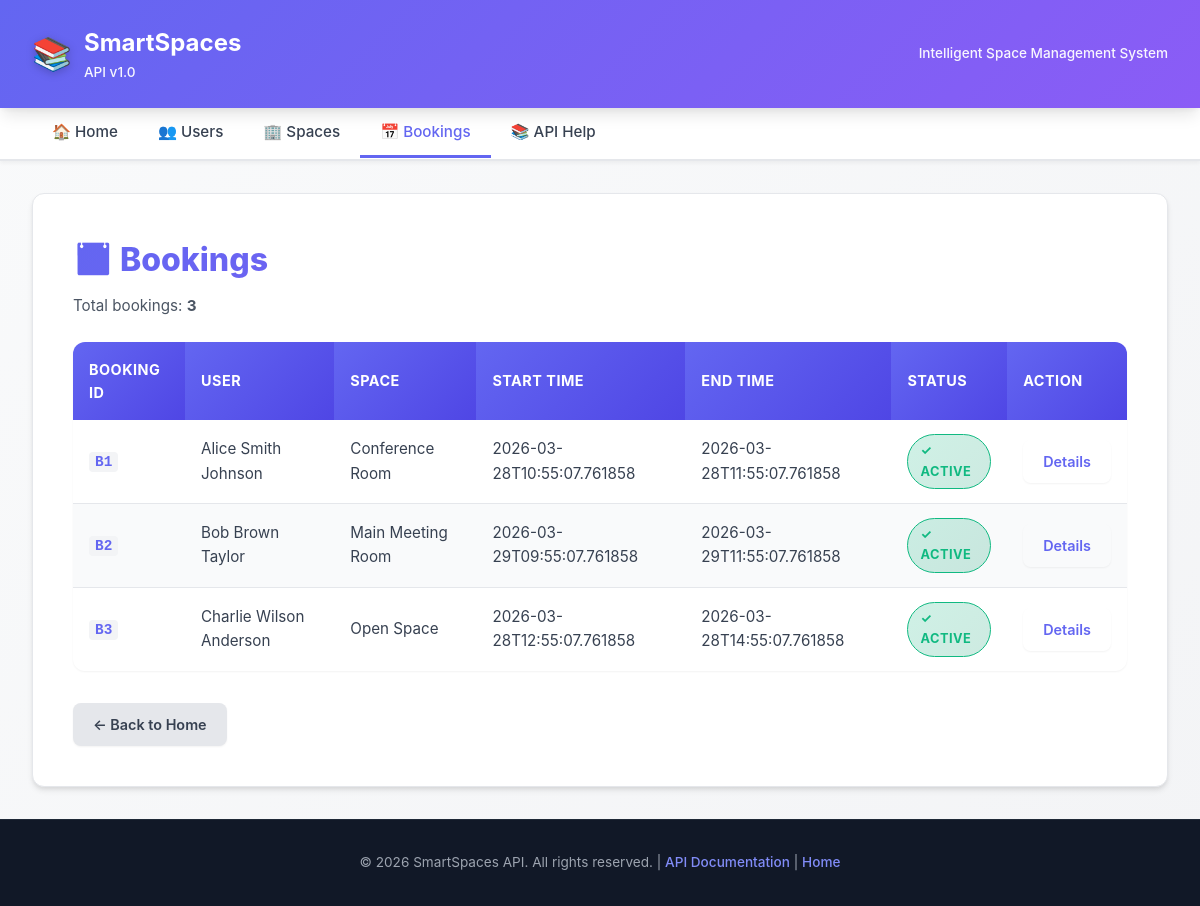
The page /bookings on the database as committed earlier.
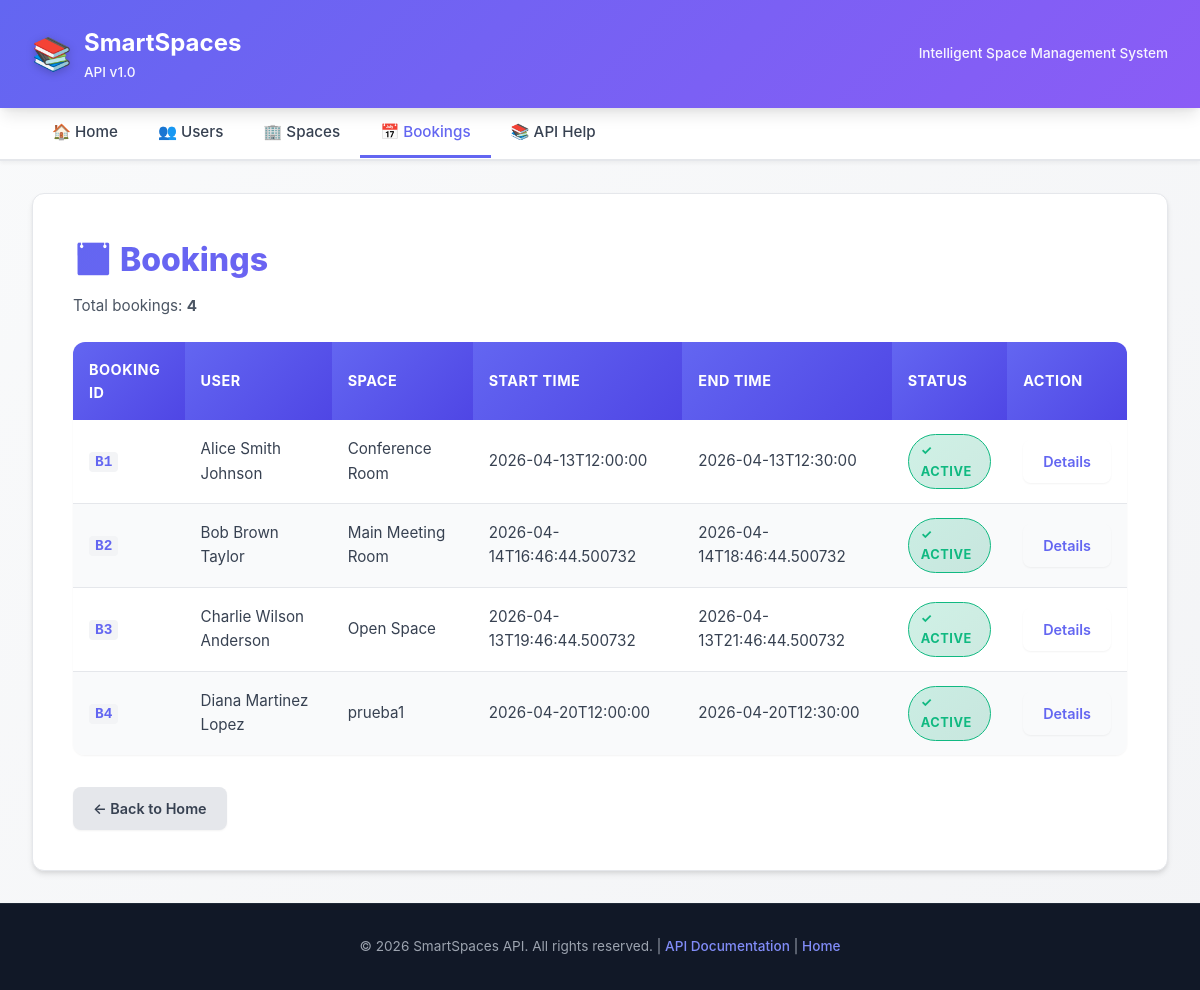
The same page on the database as committed later.
### tables this page shows
CREATE TABLE bookings (
        booking_id     TEXT PRIMARY KEY,
        space_id       TEXT NOT NULL,
        user_id        TEXT NOT NULL,
        start_time     TEXT NOT NULL,
        end_time       TEXT NOT NULL,
        booking_status TEXT NOT NULL,
        FOREIGN KEY (space_id) REFERENCES spaces(space_id),
        FOREIGN KEY (user_id)  REFERENCES users(user_id)
    );

CREATE TABLE spaces (
        space_id     TEXT    PRIMARY KEY,
        space_name   TEXT    NOT NULL,
        capacity     INTEGER NOT NULL,
        space_type   TEXT    NOT NULL,
        space_status TEXT    NOT NULL
    );

### presentation/app.py (the view)
@app.route("/bookings", methods=["GET"])
def list_bookings():
    try:
        bookings = booking_service.list_bookings()
        formatted_bookings = [format_booking(b) for b in bookings]
        return render_template('bookings.html', bookings=formatted_bookings)
    except Exception as e:
        logger.error(f"Error al listar reservas: {str(e)}")
        return error_response(f"Error al listar reservas: {str(e)}", 500)

### application/booking_service.py (called while the page is built)
    def list_bookings(self):
        return self._booking_repo.list()

### domain/booking.py (called while the page is built)
    @property
    def booking_id(self):
        return self._booking_id

    @property
    def space(self):
        return self._space

    @property
    def user(self):
        return self._user

    @property
    def start_time(self):
        return self._start_time

    @property
    def end_time(self):
        return self._end_time

    @property
    def status(self):
        return self._booking_status

### domain/space.py (called while the page is built)
    @property
    def space_id(self):
        return self.__space_id

    @property
    def space_name(self):
        return self.__space_name

### domain/space_meetingroom.py (called while the page is built)
    def _validate_room_number(self, room_number):
        if not isinstance(room_number, str) or not room_number.strip(): raise ValueError("Room number must be a non-empty string")

    def _validate_floor(self, floor):
        if not isinstance(floor, int) or floor < 0: raise ValueError("Floor must be a non-negative integer")

    def _validate_num_power_outlets(self, num_power_outlets):
        if not isinstance(num_power_outlets, int) or num_power_outlets < 0: raise ValueError("Number of power outlets must be non-negative")

### domain/user.py (called while the page is built)
    @property
    def name(self):
        return self._name

### presentation/templates/bookings.html (shortened to what this page needs)
{% extends "base.html" %}
{% block content %}
<h1>📅 Bookings</h1>
{% if bookings %}
    <p>Total bookings: <strong>{{ bookings|length }}</strong></p>
    <table>
        <thead>
            <tr>
                <th>Booking ID</th>
                <th>User</th>
                <th>Space</th>
                <th>Start Time</th>
                <th>End Time</th>
                <th>Status</th>
                <th>Action</th>
            </tr>
        </thead>
        <tbody>
            {% for booking in bookings %}
            <tr>
                <td><code>{{ booking.booking_id }}</code></td>
                <td>{{ booking.user_name }}</td>
                <td>{{ booking.space_name }}</td>
                <td>{{ booking.start_time }}</td>
                <td>{{ booking.end_time }}</td>
                <td>
                    {% if booking.booking_status == 'ACTIVE' %}
                        <span class="badge active">✓ Active</span>
                    {% elif booking.booking_status == 'CANCELLED' %}
                        <span class="badge cancelled">⊘ Cancelled</span>
                    {% elif booking.booking_status == 'FINISHED' %}
                        <span class="badge finished">✓ Finished</span>
                    {% else %}
                        <span class="badge">{{ booking.booking_status }}</span>
                    {% endif %}
                </td>
                <td>
                    <a href="{{ url_for('get_booking', booking_id=booking.booking_id) }}" class="btn">Details</a>
                </td>
            </tr>
            {% endfor %}
        </tbody>
    </table>
{% else %}
    <div class="warning-box">
        <strong>⚠️ No bookings found</strong>
    </div>
{% endif %}
<div class="mt-3">
    <a href="{{ url_for('index') }}" class="btn secondary">← Back to Home</a>
</div>
{% endblock %}

Rows that differ between the two databases and show on the page:
changed bookings "Conference Room": start_time "2026-03-28T10:55:07.761858" → "2026-04-13T12:00:00"; end_time "2026-03-28T11:55:07.761858" → "2026-04-13T12:30:00"
changed bookings "Main Meeting Room": start_time "2026-03-29T09:55:07.761858" → "2026-04-14T16:46:44.500732"; end_time "2026-03-29T11:55:07.761858" → "2026-04-14T18:46:44.500732"
changed bookings "Open Space": start_time "2026-03-28T12:55:07.761858" → "2026-04-13T19:46:44.500732"; end_time "2026-03-28T14:55:07.761858" → "2026-04-13T21:46:44.500732"
added bookings: booking_id "B4", user_name "Diana Martinez Lopez", space_name "prueba1", start_time "2026-04-20T12:00:00", end_time "2026-04-20T12:30:00", booking_status "✓ ACTIVE"
Other text that changed with them:
{{ bookings|length }}: "3" → "4"
